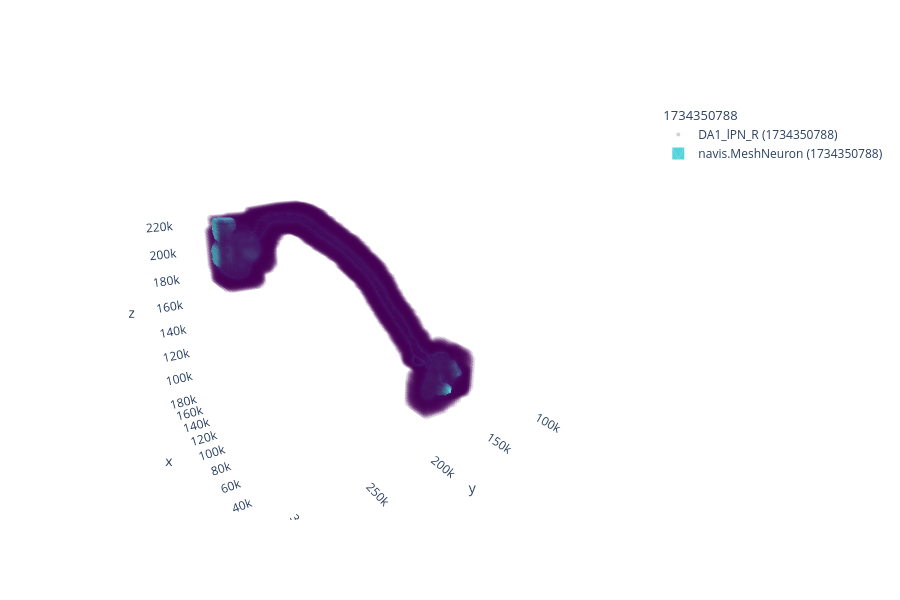

The notebook cell saved with this chart:
### Code cell
navis.plot3d([vx, mm], fig_autosize=True)

### Figure 1 — Plotly figure (JSON) as saved in the notebook; plotly's stock layout.template omitted (floating-point values rounded to 4 significant figures; data arrays with more than 128 entries replaced by an {"elided": "..."} marker saying what was removed)
{"data": [{"hoverinfo": "none", "hovertext": " ", "legendgroup": "1734350788", "legendgrouptitle": {"text": "1734350788"}, "marker": {"color": {"elided": "32828 float values"}, "colorscale": [[0, "#440154"], [0.1111, "#482878"], [0.2222, "#3e4989"], [0.3333, "#31688e"], [0.4444, "#26828e"], [0.5556, "#1f9e89"], [0.6667, "#35b779"], [0.7778, "#6ece58"], [0.8889, "#b5de2b"], [1, "#fde725"]], "opacity": 0.1, "size": 4}, "mode": "markers", "name": "DA1_lPN_R (1734350788)", "showlegend": true, "type": "scatter3d", "x": {"elided": "32828 float values"}, "y": {"elided": "32828 float values"}, "z": {"elided": "32828 float values"}}, {"color": "rgb(86, 211, 219)", "hoverinfo": "none", "hovertext": " ", "i": {"elided": "8666 int values"}, "j": {"elided": "8666 int values"}, "k": {"elided": "8666 int values"}, "legendgroup": "1734350788", "legendgrouptitle": {"text": "1734350788"}, "name": "navis.MeshNeuron (1734350788)", "showlegend": true, "type": "mesh3d", "x": {"elided": "4331 float values"}, "y": {"elided": "4331 float values"}, "z": {"elided": "4331 float values"}}], "layout": {"autosize": true, "height": 600, "legend": {"bgcolor": "rgba(0,0,0,0)", "orientation": "v"}, "paper_bgcolor": "rgba(0,0,0,0)", "plot_bgcolor": "rgba(0,0,0,0)", "scene": {"aspectmode": "data", "aspectratio": {"x": 1, "y": 1, "z": 1}, "camera": {"eye": {"x": -1.743, "y": 1.071, "z": 0.71}, "up": {"x": 0, "y": 0, "z": 1}}, "xaxis": {"backgroundcolor": "rgb(240, 240, 240)", "gridcolor": "rgb(255, 255, 255)", "showbackground": false, "showgrid": false, "showline": false, "zerolinecolor": "rgb(255, 255, 255)"}, "yaxis": {"backgroundcolor": "rgb(240, 240, 240)", "gridcolor": "rgb(255, 255, 255)", "showbackground": false, "showgrid": false, "showline": false, "zerolinecolor": "rgb(255, 255, 255)"}, "zaxis": {"backgroundcolor": "rgb(240, 240, 240)", "gridcolor": "rgb(255, 255, 255)", "showbackground": false, "showgrid": false, "showline": false, "zerolinecolor": "rgb(255, 255, 255)"}}, "showlegend": true}}
